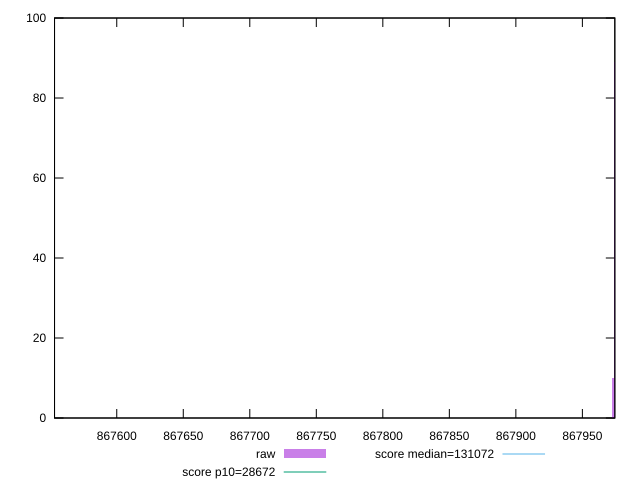

Here is the gnuplot script that generated this plot:
reset

$raw <<EOF
867552.8484772347 1
867973.9753963664 89
867972.8928078854 10
EOF

set key outside below
set boxwidth 1.0825884810583324
set xrange [867553.2333333333:867974.3833333333]
set yrange [0:100]
set trange [0:100]
set style fill transparent solid 0.5 noborder

set parametric
set terminal svg size 640, 490 enhanced background rgb 'white'
set output "report_00019_2021-02-10T18-14-37.922Z//uses-long-cache-ttl/samples/pages+cached+noadtech/raw/histogram.svg"

plot $raw title "raw" with boxes, \
     28672,t title "score p10=28672", \
     131072,t title "score median=131072"

reset
